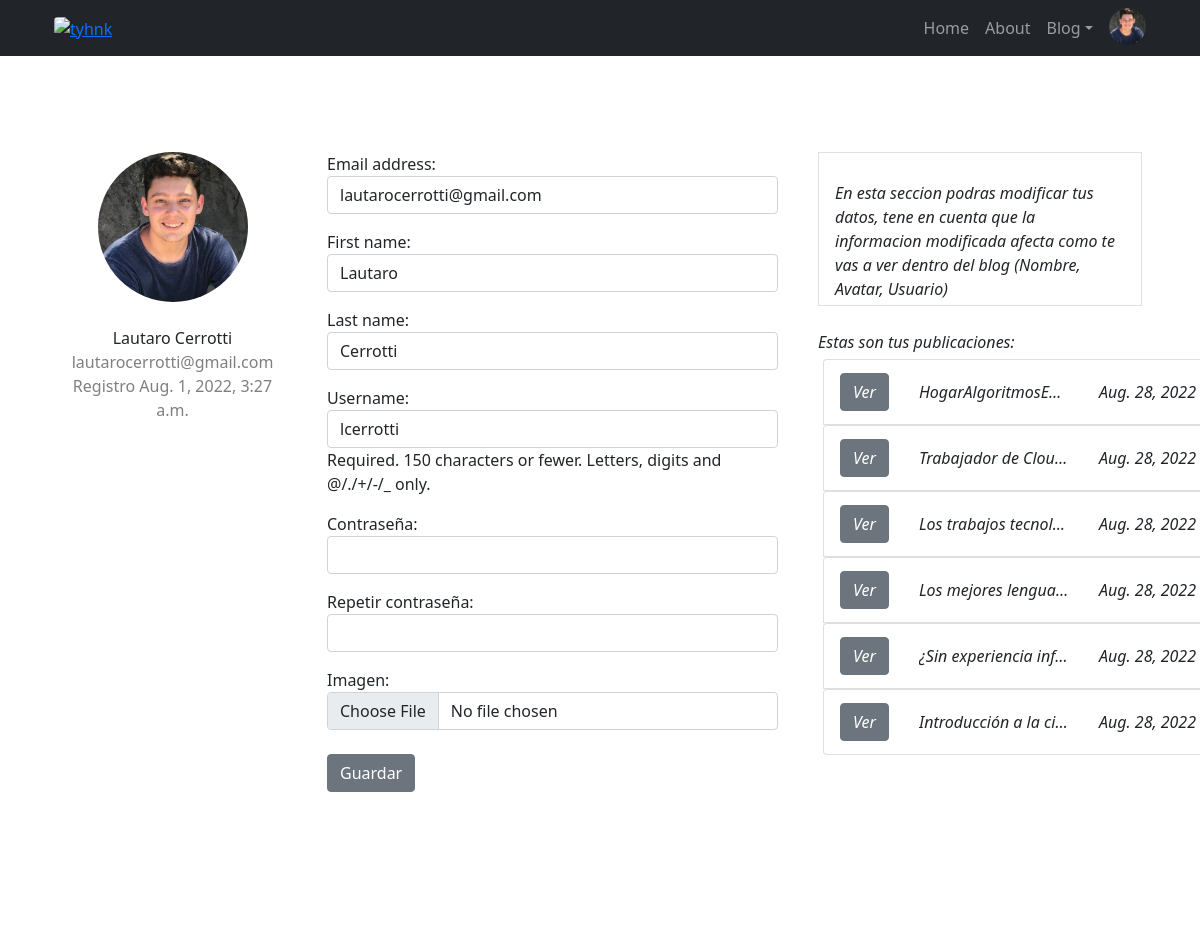
The app's page /registrado/modificar_perfil/ (signed in) with its own data.
### Blog_General/models.py (models this page shows, shortened)
class Publicacion(models.Model):
    options= (
        ('draft', 'Draft'),
        ('publicado', 'Publicado'),
    )
    options2= (
        ('no', 'no'),
        ('si', 'si'),
    )
    titulo = models.CharField(max_length=100)
    descripcion = models.TextField(max_length = 200, default="Some String")
    contenido = RichTextField(blank=True, null=True)
    imagen = models.URLField(blank=True, null=True)
    fecha = models.DateField(auto_now_add=True)
    publicado = models.CharField(max_length=10, choices=options, default='draft')
    muestra_inferior = models.CharField(max_length=10, choices=options2, default='no')
    muestra_superior = models.CharField(max_length=10, choices=options2, default='no')
    likes = models.ManyToManyField(User, related_name='entry_likes', blank=True)
    avatar = models.URLField(blank=True, null=True)
    user = models.ForeignKey(User, on_delete=models.CASCADE, null=True) # El autor sera una ForeignKey la cual es igual al usuario conectado.

### RegistroUsuarios/views.py (the view)
# urls.py: path('modificar_perfil/', editar_perfil, name='modperfil'),
@login_required
def editar_perfil(request):
    usuario = request.user
    if request.method == 'POST':
        print("post")
        miFormulario = UserEditForm(request.POST, instance=request.user) # Enviamos a los formularios Avatar y UserEditForm los datos de la Request.
        formAvatar = AvatarFormulario(request.POST, request.FILES)
        if miFormulario.is_valid():
            print("es valido")
            data = miFormulario.cleaned_data
            usuario.first_name = data["first_name"]
            usuario.last_name = data["last_name"]
            usuario.email = data["email"]
            usuario.password = data["password1"]
            usuario.set_password(usuario.password)
            usuario.save()
            '''
            Necesitamos comprobar 3 cosas antes de cargar el avatar ya que el formulario puede
            devolver None (No cargo archivos).
            1) No tenga Imagen cargada pero si una anterior (Traemos la ultima que tenia.)
            2) No tenga Imagen cargada y tampoco una anterior (Cargamos una IMG defoult.jpg)
            3) Tenga una anterior y la quiera actualizar (Cargamos la nueva imagen)

            '''
            if formAvatar.is_valid():
                dataAvatar = formAvatar.cleaned_data
                print(dataAvatar)
                if dataAvatar['imagen'] == None and Avatar.objects.filter(user=request.user.id).last():
                    avatar = Avatar.objects.filter(user=request.user.id).last()
                    avatar.save()
                elif dataAvatar['imagen'] == None and Avatar.objects.filter(user=request.user.id).last() == None:
                    avatar = Avatar(user=request.user, imagen=os.path.join(MEDIA_URL, 'img/default.jpg'))
                    avatar.save()
                elif dataAvatar['imagen'] != None:
                    avatar = Avatar(user=request.user, imagen=dataAvatar["imagen"])
                    avatar.save()
            return render(request, "indexBase.html", {"mensaje": "Datos actualizados con éxito..."}) #Devolvemos un mensaje de Exito
        return render(request, "indexBase.html", {"mensaje": "La contraseña es invalida, Debe contener minimo 8 Caracteres alfanumericos y ambas deben coinicidir"}) #Si las contraseñas no coinciden o son solamente numeros
    else:
        miFormulario = UserEditForm(instance=request.user)         #Caso contrario , devolvemos los formularios correspondientes a modificar_perfil
        formAvatar = AvatarFormulario()
        Posteos = Publicacion.objects.filter(user=request.user)
        context = miFormulario.errors
    return render(request, "modificar_perfil.html", {"miFormulario": miFormulario, "formAvatar": formAvatar, "Posteos": Posteos, 'context':context})

### RegistroUsuarios/forms.py
class AvatarFormulario(forms.ModelForm):
    class Meta:
        model=Avatar
        fields=('imagen',)
        widgets= {
            'imagen': forms.FileInput(
                attrs={
                    'type': 'file',
                    'class': 'form-control',
                }
            ),
        }

### Main/context_procesor.py (called while the page is built)
def getUserInfo(request):
    context = {}
    if not request.user.is_authenticated:
        context['formAuth'] = AuthenticationForm()
    else: #Solicitamos el ultimo avatar y lo pasamos como context
        avatar = Avatar.objects.filter(user=request.user.id).last()
        if avatar:
            context['url'] = avatar.imagen.url
        else: # Caso contrario, asignamos una imagen Defoult.
            avatar = Avatar(user=request.user, imagen=os.path.join(MEDIA_URL, 'img/default.jpg'))
        context['url'] = avatar.imagen.url
    return context

### templates/modificar_perfil.html (shortened to what this page needs)
{% extends 'indexBase.html' %}
{% block navigation %}
{% load static %}
<link href="{% static 'css\styles.css' %}" rel="stylesheet" />
<div class="container rounded bg-white mt-5 mb-5">
    <div class="row">
        <div class="col-md-3 border-right">
            <div class="d-flex flex-column align-items-center text-center p-3 py-5"><img class="rounded-circle"
                    width="150" height="150" src="{{url}}"><br><span class="font-weight-bold">{{user.first_name}}
                    {{user.last_name}}</span><span class="text-black-50">{{user.email}}</span><span
                    class="text-black-50">Registro {{user.date_joined}}</span></div>
        </div>
        <div class="col-md-5 border-right">
            <br></br>
            <form enctype="multipart/form-data" method="POST">{% csrf_token %}
                {{miFormulario.as_p}}
                {{formAvatar}}<br>
                <input class="btn btn-secondary" type="submit" value="Guardar">
            </form>
        </div>
        <div class="col-md-4">
            <div class="p-3 py-5">
                <div class="d-flex justify-content-between align-items-center experience"><span
                        class="border px-3 p-1 add-experience"><i class="fa fa-plus"><br>
                            <div class="col-md-12"><label class="labels">En esta seccion podras modificar tus datos,
                                    tene en cuenta que la informacion modificada afecta como te vas a ver dentro del
                                    blog (Nombre, Avatar, Usuario){{context}}</label><br>
                            </div>
                </div>
                <div class="col-md-15"><br>
                    {% if Posteos %}
                    <label class="labels">Estas son tus publicaciones:</label>
                    <div style="width:400px;height:500px;line-height:3em;overflow:auto;padding:5px;">
                        {% for post in Posteos %}
                        <ul class="list-group">
                            <li class="list-group-item d-flex justify-content-between align-items-center">
                                <a class="btn btn-secondary bt-sm" href="{% url 'verpost' post.id %}">Ver</a>
                                <div class="b">
                                    <span class="b">{{post.titulo}}</span>
                                </div>
                                <span>{{post.fecha}}</span>
                            </li>
                            {% endfor %}
                            {% endif %}
                    </div>
                </div>
            </div>
        </div>
    </div>
    {% endblock navigation %}

### templates/modificar_perfil.html (style rules this page uses)
div.b { white-space: nowrap; width: 150px; overflow: hidden; text-overflow: ellipsis; }

### records on screen
Publicacion: titulo "HogarAlgoritmosE…", fecha "Aug. 28, 2022"
Publicacion: titulo "Trabajador de Clou…", fecha "Aug. 28, 2022"
Publicacion: titulo "Los trabajos tecnol…", fecha "Aug. 28, 2022"
Publicacion: titulo "Los mejores lengua…", fecha "Aug. 28, 2022"
Publicacion: titulo "¿Sin experiencia inf…", fecha "Aug. 28, 2022"
Publicacion: titulo "Introducción a la ci…", fecha "Aug. 28, 2022"

### other values on screen
{{ user.first_name }} "Lautaro"
{{ user.last_name }} "Cerrotti"
{{ user.email }} "lautarocerrotti@gmail.com"
{{ user.date_joined }} "Aug. 1, 2022, 3:27 a.m."
